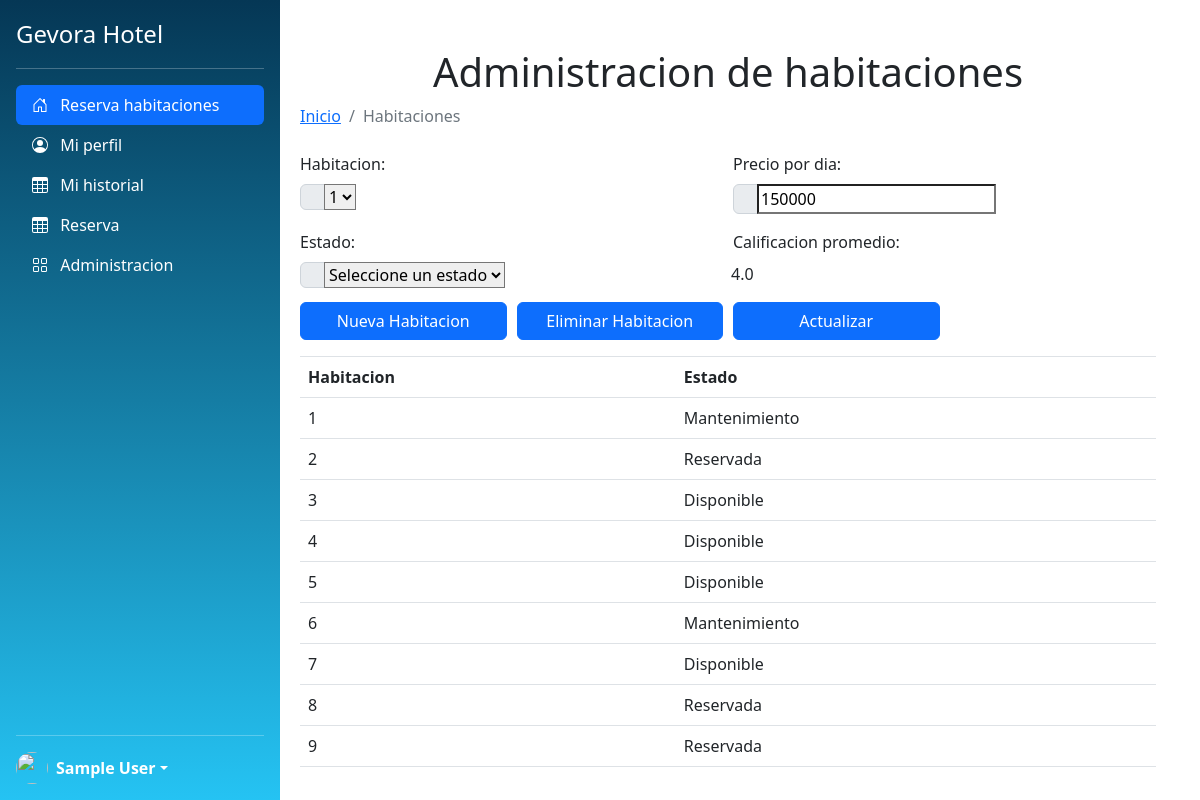
The page /admo_hab on the database its author committed.
### tables this page shows
CREATE TABLE Habitaciones (Id INTEGER UNIQUE PRIMARY KEY NOT NULL, Estado TEXT NOT NULL);

### app.py (the view)
@app.route('/admo_hab')
def admohab():
    lista = bd.sql_select_habitaciones()
    print(lista)
    return render_template('admo_hab.html',l_hab=lista, titulo="Ejemplo Hotel Gevora 2")

### app.py (called while the page is built)
@app.before_request
def before_request():
    if 'username' in session:
        g.user = 'cway@outlook.com'
    else:
        g.user = None
    if 'rol' in session:
        g.rol = 'Administrador'
    else:
        g.rol = None

### crudHabitacion.py (called while the page is built)
def sql_connection():
    try:
        con = sqlite3.connect('luna.db')
        return con
    except Error:
        print(Error)

def sql_select_habitaciones():
    strsql = "SELECT * FROM Habitaciones;"
    print(strsql)
    con = sql_connection()
    cursor_Obj = con.cursor()
    cursor_Obj.execute(strsql)
    habitaciones = cursor_Obj.fetchall()
    con.close()
    return habitaciones

### templates/admo_hab.html (shortened to what this page needs)
{% extends "base.html" %}
{% block principal %}
    <div class="container-fluid">
        <div class="row text-center justify-content-center align-items-center ">
          <h1 class="mt-5 text-align-center">Administracion de habitaciones</h1>
        </div>
        <ol class="breadcrumb mb-4">
            <li class="breadcrumb-item"><a href="/">Inicio</a></li>
            <li class="breadcrumb-item active">Habitaciones</li>
        </ol>
        <div class="card-body">
        <form action="ControlHabitacion" method="post">
            <div class="form-row">
            <div class="col-md-6 mb-2">
              <label>Habitacion:</label>
              <div class="input-group">
                <div class="input-group-prepend">
                    <span class="input-group-text"></span>
                </div>
                <select name="idHab">
                  {% for hab in l_hab %}
                      <option value= {{ hab[0] }}> {{ hab[0] }} </option>
                  {% endfor %}
                </select>
              </div>
            </div>
            <div class="col-md-6 mb-3">
              <label>Precio por dia:</label>
              <div class="input-group">
                <div class="input-group-prepend">
                  <span class="input-group-text"></span>
                </div>
                <input type="text" placeholder="" name="pre" value='150000' />
              </div>
            </div>
          </div>
          <div class="form-row">
            <div class="col-md-6 mb-2">
              <label>Estado:</label>
              <div class="input-group">
                <div class="input-group-prepend">
                  <span class="input-group-text"></span>
                </div>
                <select name="estado">
                  <option value="NS">Seleccione un estado</option>
                </select>
              </div>
            </div>
            <div class="col-md-6 mb-2">
              <label>Calificacion promedio:</label>
              <div class="input-group">
                <label>4.0</label>
              </div>
            </div>
          </div>
          <div class="form-row">
            <div class="col-md-3 md-3">
              <div class="input-group">
                <input type="submit" class="btn btn-primary btn-block" name="acc" value="Nueva Habitacion" />
              </div>
            </div>
            <div class="col-md-3 mb-3">
              <div class="input-group">
                <input type="submit" class="btn btn-primary btn-block" name="acc" value="Eliminar Habitacion" />
              </div>
            </div>
            <div class="col-md-3">
              <div class="input-group">
                <input type="submit" class="btn btn-primary btn-block" name="acc" value="Actualizar" />
              </div>
            </div>
          </div>
        </form>
      </div>
      <table class="table">
        <tbody>
            <tr>
                <th> Habitacion </th>
                <th> Estado </th>
            </tr>
            {% for hab in l_hab %}
            <tr>
                <td>{{ hab[0] }}</td>
                <td>{{ hab[1] }}</td>
            </tr>
            {% endfor %}
        </tbody>
      </table>
    </div>
{% endblock %}

### templates/base.html (shortened to what this page needs)
<!DOCTYPE html>
<html lang="en">
    <head>
    <link href="{{ url_for('static', filename='css/styles.css') }}" rel="stylesheet" />
    <link href="https://cdn.jsdelivr.net/npm/bootstrap@5.2.0/dist/css/bootstrap.min.css" rel="stylesheet">
</head>
<body>
        <main  class="d-flex flex-nowrap gap-2">
            <div class="d-flex flex-column flex-shrink-0 p-3 text-bg-dark gradient-navbar" style="width: 280px;">
                <a href="/" class="d-flex align-items-center mb-3 mb-md-0 me-md-auto text-white text-decoration-none">
                    <span class="fs-4">Gevora Hotel</span>
                </a>
                <hr>
                <ul class="nav nav-pills flex-column mb-auto text-white">
                    <li class="nav-item">
                        <a href="#" class="nav-link text-white active">
                            <svg class="bi pe-none me-2" width="16" height="16"><use xlink:href="#home"/></svg>
                            Reserva habitaciones
                        </a>
                    </li>
                    <li>
                        <a href="homeProfile" class="nav-link text-white">
                            <svg class="bi pe-none me-2" width="16" height="16"><use xlink:href="#people-circle"/></svg>
                            Mi perfil
                        </a>
                    </li>
                    <li>
                        <a href="historialReserva" class="nav-link text-white">
                            <svg class="bi pe-none me-2" width="16" height="16"><use xlink:href="#table"/></svg>
                            Mi historial
                        </a>
                    </li>
                    <li>
                        <a href="#" class="nav-link text-white">
                            <svg class="bi pe-none me-2" width="16" height="16"><use xlink:href="#table"/></svg>
                            Reserva
                        </a>
                    </li>
                    <li>
                        <a href="admo_hab" class="nav-link text-white">
                            <svg class="bi pe-none me-2" width="16" height="16"><use xlink:href="#grid"/></svg>
                            Administracion
                        </a>
                </ul>
                <hr>
                <div class="dropdown">
                    <a href="#" class="d-flex align-items-center text-white text-decoration-none dropdown-toggle" data-bs-toggle="dropdown" aria-expanded="false">
                        <img src="https://github.com/mdo.png" alt="" width="32" height="32" class="rounded-circle me-2">
                        <strong>Sample User</strong>
                    </a>
                </div>
            </div>
                {% block principal %}
                {% endblock %}
            <div class="b-example-vr"></div>
        </main>
</body>
</html>

### templates/base.html (style rules this page uses)
.gradient-navbar { background-image: linear-gradient(#053755, #25c3f3); }
.b-example-vr { flex-shrink: 0; width: 1.5rem; height: 100vh; }
.bi { vertical-align: -.125em; fill: currentColor; }

### rows shown on the page
Habitaciones: Id "1", Estado "Mantenimiento"
Habitaciones: Id "2", Estado "Reservada"
Habitaciones: Id "3", Estado "Disponible"
Habitaciones: Id "4", Estado "Disponible"
Habitaciones: Id "5", Estado "Disponible"
Habitaciones: Id "6", Estado "Mantenimiento"
Habitaciones: Id "7", Estado "Disponible"
Habitaciones: Id "8", Estado "Reservada"
Habitaciones: Id "9", Estado "Reservada"

### other values the page prints
form field idHab "1"
